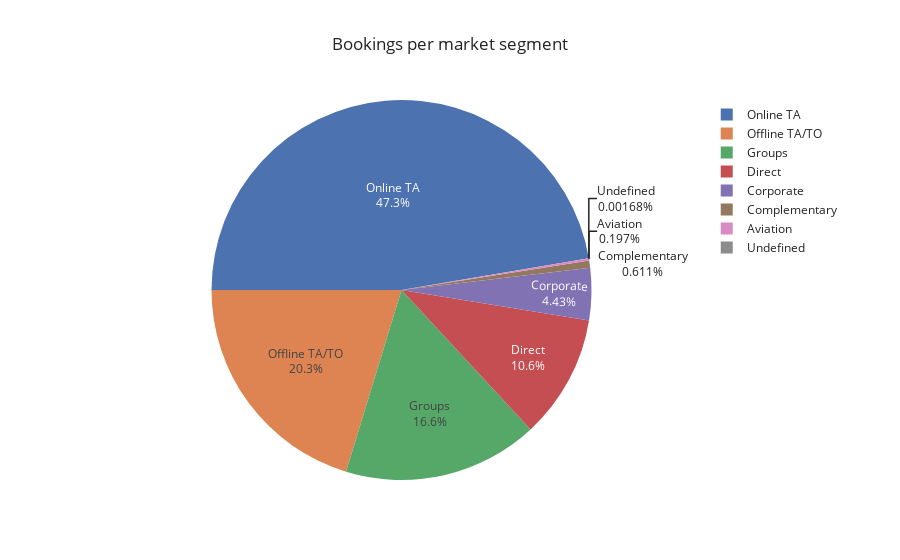

The cell this chart's notebook holds for it:
### Markdown cell above
## Bookings by market segment

### Code cell
# total bookings per market segment (incl. canceled)
segments=full_data_cln["market_segment"].value_counts()

# pie plot
fig = px.pie(segments,
             values=segments.values,
             names=segments.index,
             title="Bookings per market segment",
             template="seaborn")
fig.update_traces(rotation=-90, textinfo="percent+label")
fig.show()

### Figure 1 — Plotly figure (JSON) as saved in the notebook; plotly's stock layout.template omitted (floating-point values rounded to 4 significant figures)
{"data": [{"domain": {"x": [0, 1], "y": [0, 1]}, "hovertemplate": "index=%{label}<br>value=%{value}<extra></extra>", "labels": ["Online TA", "Offline TA/TO", "Groups", "Direct", "Corporate", "Complementary", "Aviation", "Undefined"], "legendgroup": "", "name": "", "rotation": -90, "showlegend": true, "textinfo": "percent+label", "type": "pie", "values": [56408, 24182, 19791, 12582, 5282, 728, 235, 2]}], "layout": {"legend": {"tracegroupgap": 0}, "title": {"text": "Bookings per market segment"}}}
